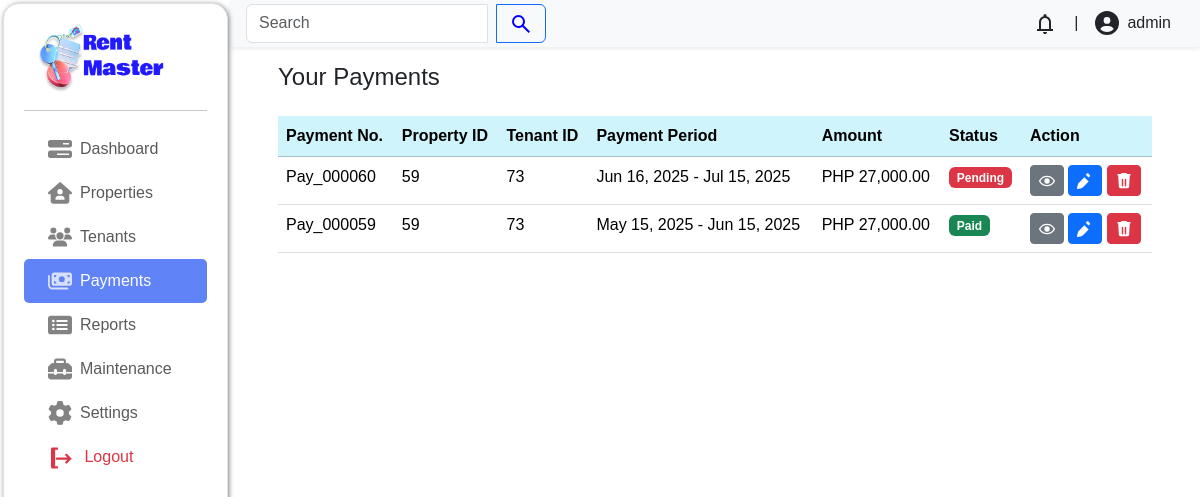
/admin/index.php?page=payments/index (signed in), run on the app's committed database.
### tables this page shows
CREATE TABLE `payments` (
  `payment_id` int(11) NOT NULL,
  `tenant_id` int(11) NOT NULL,
  `payment_start_date` date NOT NULL,
  `payment_end_date` date NOT NULL,
  `payment_status` enum('Paid','Pending','Overdue') NOT NULL DEFAULT 'Pending',
  `payment_date` date DEFAULT NULL,
  `payment_method` enum('GCash','Maya','Coins.ph','Bank Transfer','Credit/Debit Card') DEFAULT NULL
);

CREATE TABLE `tenants` (
  `tenant_id` int(11) NOT NULL,
  `user_id` int(11) NOT NULL,
  `property_id` int(11) NOT NULL,
  `tenant_status` enum('pending','active','terminated') NOT NULL DEFAULT 'pending',
  `tenant_date_created` date NOT NULL DEFAULT current_timestamp(),
  `tenant_terminated_at` date DEFAULT NULL
);

CREATE TABLE `properties` (
  `property_id` int(11) NOT NULL,
  `property_name` varchar(100) NOT NULL,
  `property_location` varchar(200) NOT NULL,
  `property_date_created` date NOT NULL,
  `property_description` varchar(1000) NOT NULL,
  `property_status` enum('available','unavailable') NOT NULL DEFAULT 'available',
  `property_rental_price` decimal(10,0) NOT NULL,
  `latitude` decimal(10,8) DEFAULT NULL,
  `longitude` decimal(11,8) DEFAULT NULL
);

### admin/payments/index.php (the view, shortened to what this page needs)
<?php
$servername = "localhost";
$username = "root";
$password = "";
$dbname = "rentsystem";
$conn = mysqli_connect($servername, $username, $password, $dbname);
$sql = "SELECT p.payment_id, p.tenant_id, t.property_id, pr.property_rental_price, p.payment_start_date, p.payment_end_date, p.payment_status
        FROM payments p
        INNER JOIN tenants t ON p.tenant_id = t.tenant_id
        INNER JOIN properties pr ON t.property_id = pr.property_id
        ORDER BY p.payment_id DESC";
$result = $conn->query($sql);
$payment_id = null;
?>
<div class="container px-lg-5">
    <header class=" d-flex justify-content-between my-3">
        <h4 class=" fw-medium">Your Payments</h4>
    </header>
    <?php if ($result->num_rows > 0): ?>
        <div class="table-responsive">
            <table class="table">
                <thead class=" table-info ">
                    <tr>
                        <th>Payment No.</th>
                        <th>Property ID</th>
                        <th>Tenant ID</th>
                        <th colspan="2">Payment Period</th>
                        <th>Amount</th>
                        <th>Status</th>
                        <th>Action</th>
                    </tr>
                </thead>
                <tbody>
                    <?php while ($row = $result->fetch_assoc()): ?>
                        <?php if ($row['payment_id'] == $payment_id): ?>
                            <tr class=" table-primary">
                            <?php else: ?>
                            <tr>
                            <?php endif; ?>
                            <td><?php echo 'Pay_' . str_pad($row['payment_id'], 6, '0', STR_PAD_LEFT); ?></td>
                            <td><?php echo htmlspecialchars($row['property_id']); ?></td>
                            <td><?php echo htmlspecialchars($row['tenant_id']); ?></td>
                            <td colspan="2">
                                <?php
                                echo date('M d, Y', strtotime($row['payment_start_date'])) . " - " . date('M d, Y', strtotime($row['payment_end_date']));
                                ?>
                            </td>
                            <td>PHP <?php echo number_format($row['property_rental_price'], 2); ?></td>
                            <td class="fw-medium">
                                <span class="<?php echo ($row['payment_status'] == 'Paid') ? 'bg-success' : 'bg-danger'; ?>  badge "><?php echo htmlspecialchars($row['payment_status']); ?></span>
                            </td>
                            <td>
                                <a href="?page=payments/paid&payment_id=<?php echo htmlspecialchars($row['payment_id']); ?>" class="btn btn-sm btn-secondary" title="View">
                                </a>
                                <a href="?page=payments/update&payment_id=<?php echo $row['payment_id']; ?>" class="btn btn-sm btn-primary" title="Edit">
                                </a>
                                <a href="?page=payments/delete&payment_id=<?php echo $row['payment_id']; ?>" class="btn btn-sm btn-danger" title="Delete">
                                </a>
                            </td>
                            </tr>
                        <?php endwhile; ?>
                </tbody>
            </table>
        </div>
    <?php else: ?>
        <div class='text-center text-bg-warning'>No record found</div>
    <?php endif; ?>
</div>

### admin/css/style.css (style rules this page uses)
html { font-size: 16px; font-family: sans-serif; }
body { display: flex; }
*, *::before, *::after { box-sizing: border-box; }
:root { --main-bg: #FAFAFA; --sub-bg: #C7EEFF; --accent: #2938ff; --fc1: #1D242B; --p: #323232; --fw1: 700; --fw2: 400; }
body { background-color: var(--main-bg); }

### data on the page
payments: payment_id "000060", tenant.property_id "59", tenant "73", payment_start_date "Jun 16, 2025", payment_end_date "Jul 15, 2025", properties.property_rental_price "27,000.00", payment_status "Pending"
payments: payment_id "000059", tenant.property_id "59", tenant "73", payment_start_date "May 15, 2025", payment_end_date "Jun 15, 2025", properties.property_rental_price "27,000.00", payment_status "Paid"
